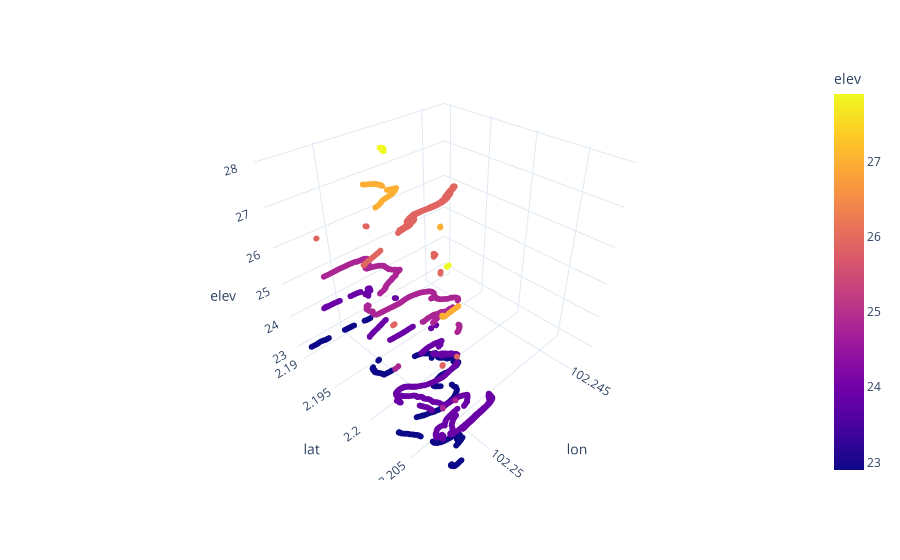

The code cell stored with this chart in its notebook:
### Markdown cell above
3D plot with elevation

### Code cell
fig_3 = px.scatter_3d(df, x='lon', y='lat', z='elev', color='elev', template='plotly_white')
fig_3.update_traces(marker=dict(size=2), selector=dict(mode='markers'))
fig_3.show()

### Figure 1 — Plotly figure (JSON) as saved in the notebook; plotly's stock layout.template omitted (floating-point values rounded to 4 significant figures; data arrays with more than 128 entries replaced by an {"elided": "..."} marker saying what was removed)
{"data": [{"hovertemplate": "lon=%{x}<br>lat=%{y}<br>elev=%{marker.color}<extra></extra>", "legendgroup": "", "marker": {"color": {"elided": "3568 float values"}, "coloraxis": "coloraxis", "size": 2, "symbol": "circle"}, "mode": "markers", "name": "", "scene": "scene", "showlegend": false, "type": "scatter3d", "x": {"elided": "3568 float values"}, "y": {"elided": "3568 float values"}, "z": {"elided": "3568 float values"}}], "layout": {"coloraxis": {"colorbar": {"title": {"text": "elev"}}, "colorscale": [[0, "#0d0887"], [0.1111, "#46039f"], [0.2222, "#7201a8"], [0.3333, "#9c179e"], [0.4444, "#bd3786"], [0.5556, "#d8576b"], [0.6667, "#ed7953"], [0.7778, "#fb9f3a"], [0.8889, "#fdca26"], [1, "#f0f921"]]}, "legend": {"tracegroupgap": 0}, "margin": {"t": 60}, "scene": {"domain": {"x": [0, 1], "y": [0, 1]}, "xaxis": {"title": {"text": "lon"}}, "yaxis": {"title": {"text": "lat"}}, "zaxis": {"title": {"text": "elev"}}}}}
